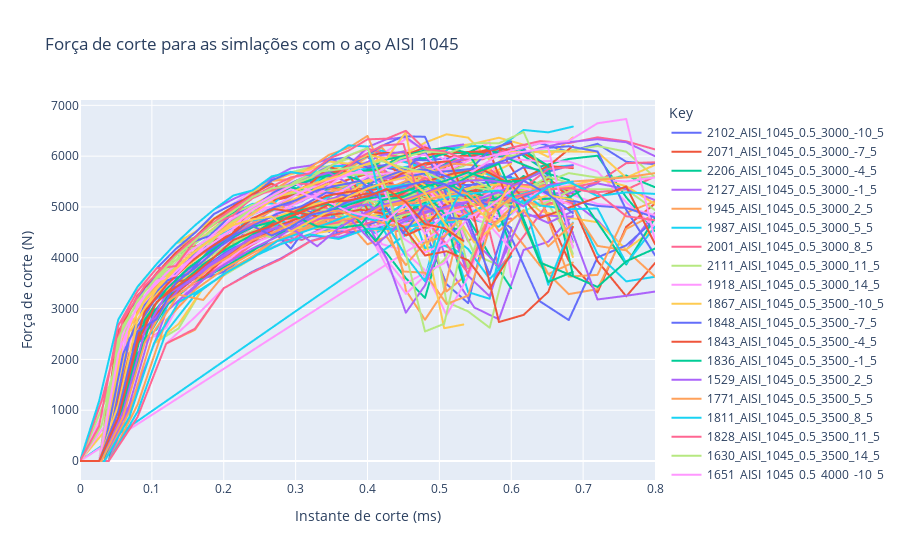

Source (notebook cell):
### Code cell
import plotly.express as px

fig = px.line(df_pivoted_2[df_pivoted_2["material"]=="AISI_1045"], x="x", y="y", color='Key',
                            labels={
                     "y": "Força de corte (N)",
                     "x": "Instante de corte (ms)",
                 },
                title="Força de corte para as simlações com o aço AISI 1045")
fig.show()
